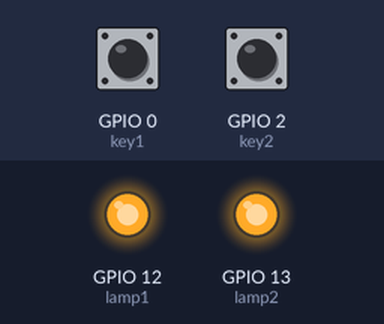
Simulated run of this sketch. Board: ESP8266 (NodeMCU). Parts: output pins drawn as LEDs (lit = HIGH). Inputs (shaded band) come from the test bench; at power-on: GPIO 0 (key1) HIGH, GPIO 2 (key2) HIGH. WiFi joins after 1.5 s; servers stay silent unless stated; storage starts empty; what the sketch prints to the serial monitor is not drawn.

Above: at 2.7 s.
2.8 s: GPIO 0 (key1) pulled LOW for 0.15 s
At 3.5 s:
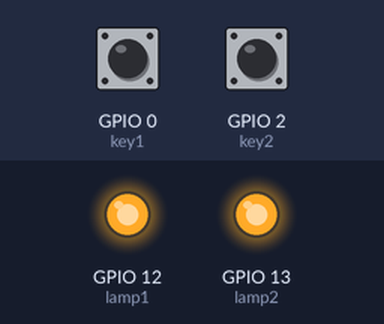
4.4 s: GPIO 2 (key2) pulled LOW for 0.15 s
At 5.3 s:
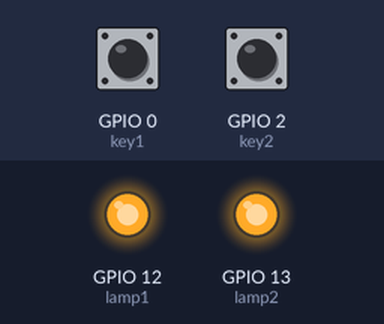
6.0 s: GPIO 2 (key2) pulled LOW for 3.2 s
At 6.8 s:
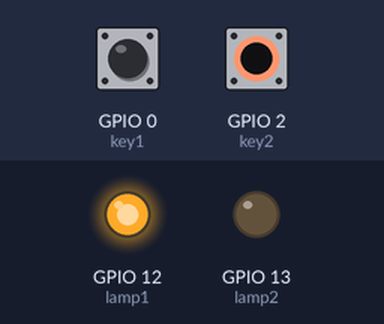
12.2 s: GPIO 0 (key1) pulled LOW for 1 s
At 13.0 s:
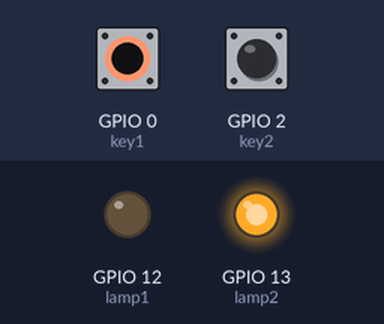
16.2 s: GPIO 0 (key1) pulled LOW for 3.2 s
At 20.9 s:
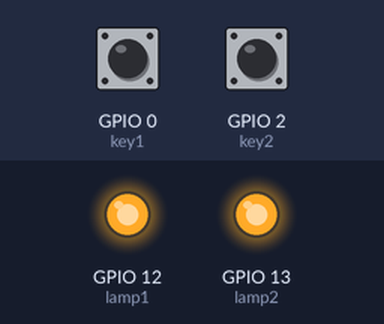
22.4 s: GPIO 2 (key2) pulled LOW for 1 s
At 22.8 s:
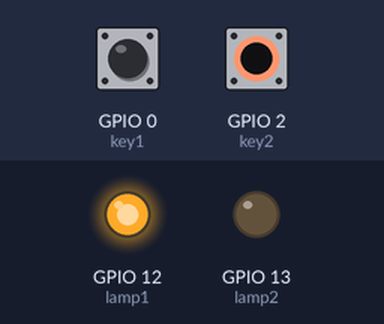
Timing chart, 0 to 25.4 s (numbered marks = the images above; inputs shaded):
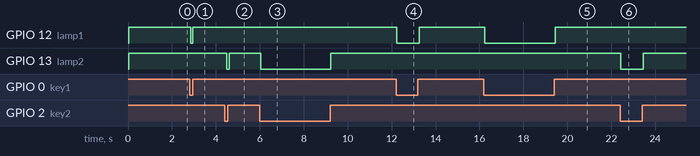

The sketch:

SmartLamp.ino
```cpp
#include <ESP8266WiFi.h>
#include <ESP8266HTTPClient.h>
#include <WiFiClient.h>
#include "LittleFS.h"

/*** pin information ***/
const int lamp1 = 12;  // output
const int lamp2 = 13;  // output
const int key1 = 0;  // input
const int key2 = 2;  // input

/*** period tasks and their respective periods (in milliseconds) ***/
const int lamp_status_request_period = 1000;
const int schedule_request_period = 30000;
const int schedule_action_period = 15000;
const int switch_check_period = 100;
const int disconnection_period = 10000;
int last_disconnected = -100000;  // last time the device was unable to connect to the server

/*** server request addresses ***/
const char* lamp_status_request_address = "http://my-smartlamp.fandogh.cloud/control/getupdate/";
const char* schedule_request_address = "http://my-smartlamp.fandogh.cloud/control/getschedule/";
const char* post_lamp_status_address = "http://my-smartlamp.fandogh.cloud/control/report/";

/*** WiFi config ***/
const char* ssid = "arian";
const char* password = "002002002";

const char* schedule_path = "/schedule.txt";  // path to the schedule file saved on NodeMCU hard drive

WiFiClient wifiClient;

void setup () {

  Serial.begin(115200);  // start the serial monitor
  delay(10); // give it a moment

  initFS();  // initialize the LittleFS file system

  pinMode(lamp1, OUTPUT);
  pinMode(lamp2, OUTPUT);
  digitalWrite(lamp1, HIGH);  // start on
  digitalWrite(lamp2, HIGH);  // start on

  pinMode(key1, INPUT);  // default value: HIGH
  pinMode(key2, INPUT);  // default value: HIGH

  // connect to WiFi network
  Serial.println("Welcome to SmartLamp-1.0!");
  Serial.println("Connecting to WiFi");
  WiFi.begin(ssid, password);

  // show ... until connected
  while (WiFi.status() != WL_CONNECTED) {
    delay(500);
    Serial.print(".");
  }

  Serial.println("WiFi connected");
  Serial.println(WiFi.localIP());  // print the IP address of the device

  // clear the previously acquired schedule file, as its timing is no longer valid
  writeFile(LittleFS, schedule_path, "");  // ignore the 'write failed' message, it does erase the schedule file
}

/*** execute four periodic tasks ***/
void loop() {

  read_lamps_status_from_server();

  read_schedule_from_server();

  monitor_physical_keys();

  put_schedule_in_action();

}

/*** returns true if enough time has elapsed since 'last', and updates 'last' in that case ***/
bool millis_elapsed(int milliseconds, int &last) {
  int now = millis();
  if (now - last > milliseconds) {
    last = now;
    return true;
  }
  return false;
}

/*** same function as above, without updating 'last' ***/
bool millis_elapsed_no_update(int milliseconds, int last) {
  int now = millis();
  if (now - last > milliseconds) {
    return true;
  }
  return false;
}

/*** read (request) the lamps' status data from server ***/
void read_lamps_status_from_server() {

  if (not check_connection())
    return;

  static int lamp_status_last = millis();
  if (millis_elapsed(lamp_status_request_period, lamp_status_last)) {
    HTTPClient http;  // object of the class HTTPClient
    http.begin(wifiClient, lamp_status_request_address);
    int httpCode = http.GET(); // send the request
    if (httpCode > 0) {  // check the returning code
      Serial.print("Lamp Status Data: ");
      String payload = http.getString();  // get the text from the destination
      Serial.println(payload);  // print the text
      digitalWrite(lamp1, payload[0] - '0');  // turn lamp1 On/Off
      digitalWrite(lamp2, payload[1] - '0');  // turn lamp2 On/Off
    } else {
      Serial.println("HTTP connection failed while requesting lamps' status!");
      last_disconnected = millis();
    }
    http.end();  // close connection
  }

}

/*** read (request) the scheduling data from server ***/
void read_schedule_from_server() {

  if (not check_connection())
    return;

  static int schedule_request_last = millis();
  if (millis_elapsed(schedule_request_period, schedule_request_last)) {
    HTTPClient http;  // object of the class HTTPClient
    http.begin(wifiClient, schedule_request_address);
    int httpCode = http.GET(); // send the request
    if (httpCode > 0) {  // check the returning code
      Serial.println("Scheduling data received:");
      String payload = http.getString();  // get the text from the destination
      payload = String() + millis() + " " + payload;
      Serial.println(payload);  // print the text
      writeFile(LittleFS, schedule_path, payload.c_str());  // save in a file
    } else {
      Serial.println("HTTP connection failed while requesting schedule!");
      last_disconnected = millis();
    }
    http.end();  // close connection
  }

}

/*** notify the server of change in lamps status ***/
void post_lamps_status_to_server() {

  if (not check_connection())
    return;

  HTTPClient http;  // object of the class HTTPClient
  http.begin(wifiClient, post_lamp_status_address);
  http.addHeader("Content-Type", "text/plain");
  String lamps_status = String(digitalRead(lamp1)) + String(digitalRead(lamp2));
  int httpResponseCode = http.POST(lamps_status);
  if (httpResponseCode > 0) {
    Serial.print("Writing to server: ");
    Serial.print(lamps_status);
    Serial.print(" , server reply: ");
    String payload = http.getString();
    Serial.println(payload);
  } else {
      Serial.println("HTTP connection failed while posting lamps' status!");
      last_disconnected = millis();
  }
  http.end();  // close connection

}

/*** monitor physical key changes ***/
void monitor_physical_keys() {

  static int switch_check_last = millis();
  static int last_v1 = digitalRead(key1);
  static int last_v2 = digitalRead(key2);
  if (millis_elapsed(switch_check_period, switch_check_last)) {
    int new_v1 = digitalRead(key1);
    int new_v2 = digitalRead(key2);
    bool notify_server = false;
    if (new_v1 != last_v1) {  // detect the change in key state
      digitalWrite(lamp1, 1 - digitalRead(lamp1));  // change the lamp state
      notify_server = true;
    }
    if (new_v2 != last_v2) {  // detect the change in key state
      digitalWrite(lamp2, 1 - digitalRead(lamp2));  // change the lamp state
      notify_server = true;
    }
    if (notify_server) {
      post_lamps_status_to_server();  // notify the server of this change
    }
    last_v1 = new_v1;
    last_v2 = new_v2;
  }

}

/*** read the schedule from hard drive and put it in action ***/
void put_schedule_in_action() {

  static int schedule_action_last = millis();
  if (millis_elapsed(schedule_action_period, schedule_action_last)) {
    String schedule = readFile(LittleFS, schedule_path);
    if (schedule.length() == 0) {
      Serial.println("No schedule saved on device");
    } else {
      // parse the schedule file
      int space_idx = schedule.indexOf(' ');
      int schedule_save_time = schedule.substring(0, space_idx).toInt();
      schedule = schedule.substring(space_idx + 1, schedule.length());
      int now = millis();
      while (schedule.length() > 0) {
        int space_idx = schedule.indexOf(' ');
        String lamp_num_and_status = schedule.substring(0, space_idx);
        schedule = schedule.substring(space_idx + 1, schedule.length());
        space_idx = schedule.indexOf(' ');
        int milliseconds = schedule.substring(0, space_idx).toInt();
        schedule = schedule.substring(space_idx + 1, schedule.length());
        if (schedule_save_time + milliseconds <= now and schedule_save_time + milliseconds + schedule_action_period > now) {
          // then it is time to make the change!
          int lamp_num = lamp_num_and_status[0] == '1' ? lamp1 : lamp2;
          int lamp_status = lamp_num_and_status.substring(1, 2).toInt();
          digitalWrite(lamp_num, lamp_status);
          Serial.print("Schedule put in action: ");
          Serial.println(lamp_num_and_status);
        }
      }
      post_lamps_status_to_server();  // let the server know about the changes in keys
    }
  }

}

/*** function for checking server connection ***/
bool check_connection() {
  if (WiFi.status() != WL_CONNECTED) {  // verfiy WiFi is connected
    Serial.println("WiFi disconnected :/");
    return false;
  }
  if (not millis_elapsed_no_update(disconnection_period, last_disconnected)) {  // do not try to connect if recently got disconnected
    Serial.println("Cannot reach server :/");
    return false;
  }

  return true;
}

/*** initialize LittleFS file system ***/
void initFS() {
  if (!LittleFS.begin()) {
    Serial.println("An error has occurred while mounting LittleFS");
  }
  else{
    Serial.println("LittleFS mounted successfully");
  }
}

/*** function for reading files using LittleFS ***/
String readFile(fs::FS &fs, const char * path){
  File file = fs.open(path, "r");
  if(!file || file.isDirectory()){
    Serial.println("- failed to open file for reading");
    return String();
  }

  String fileContent;
  while(file.available()){
    fileContent = file.readStringUntil('\n');
    break;
  }
  file.close();
  return fileContent;
}

/*** function for writing files using LittleFS ***/
void writeFile(fs::FS &fs, const char * path, const char * message){
  File file = fs.open(path, "w");
  if(!file){
    Serial.println("- failed to open file for writing");
    return;
  }
  if(file.print(message)){
    Serial.println("- file written");
  } else {
    Serial.println("- write failed");
  }
  file.close();
}
```

Measured:
- after the input at 2.8 s, GPIO 12 (lamp1): HIGH → LOW after 0.05 s, → HIGH 0.10 s later
- after the input at 4.4 s, GPIO 13 (lamp2): HIGH → LOW after 0.10 s, → HIGH 0.10 s later
- after the input at 6.0 s, GPIO 13 (lamp2): HIGH → LOW at once, → HIGH 3.2 s later
- after the input at 12.2 s, GPIO 12 (lamp1): HIGH → LOW at once, → HIGH 1.0 s later
- after the input at 16.2 s, GPIO 12 (lamp1): HIGH → LOW after 0.05 s, → HIGH 3.2 s later
- after the input at 22.4 s, GPIO 13 (lamp2): HIGH → LOW at once, → HIGH 1.0 s later
